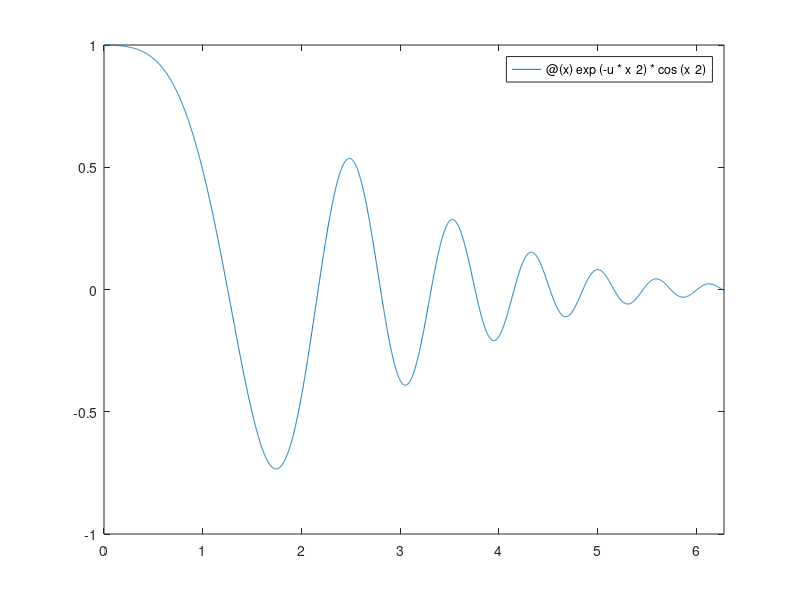

This figure's MATLAB source: (Note: this script raises an error after producing the figure.)
%% exercise 1.a
a = 0;
b = 2*pi;
u = 0.1;
f = @(x) exp(-u*x^2)*cos(x^2);
fplot(f,[a b]);
xr = ginput(2);
[x_m y_m] = fminbnd(f,xr(1,1),xr(2,1))
%% exercise 1.b
a = 0;
b = 2*pi/3;
a_1 = 2;
b_1 = 3;
f = @(x) 1/(a_1*cos(x)+b_1*sin(x))^2;
fplot(f,[a b]);
xr = ginput(2);
[x_m y_m] = fminbnd(f,xr(1,1),xr(2,1))
%% exercise 2.a (график экстремумов)
g = @(x,y) x^y*log(x);
a = linspace(0,20,10000);
extr = zeros(0,10000);
for k=1:10000
    f = @(x) g(x,a(k));
    extr(k) = fminbnd(f,0,1);
end
plot(a,extr);
%% exercise 2.c (ой тут прикольно вообще)
g = @(x,a,b) x^a*(1-x)^b;
a_1 = linspace(0,10,100);
b_1 = linspace(0,10,100);
[A B] = meshgrid(a_1,b_1);
for i=1:100
    for j=1:100
        f = @(x) g(x,A(i,j),B(i,j));
        Extr(i,j) = fminbnd(f,0,1);
    end
end
mesh(A,B,Extr);
